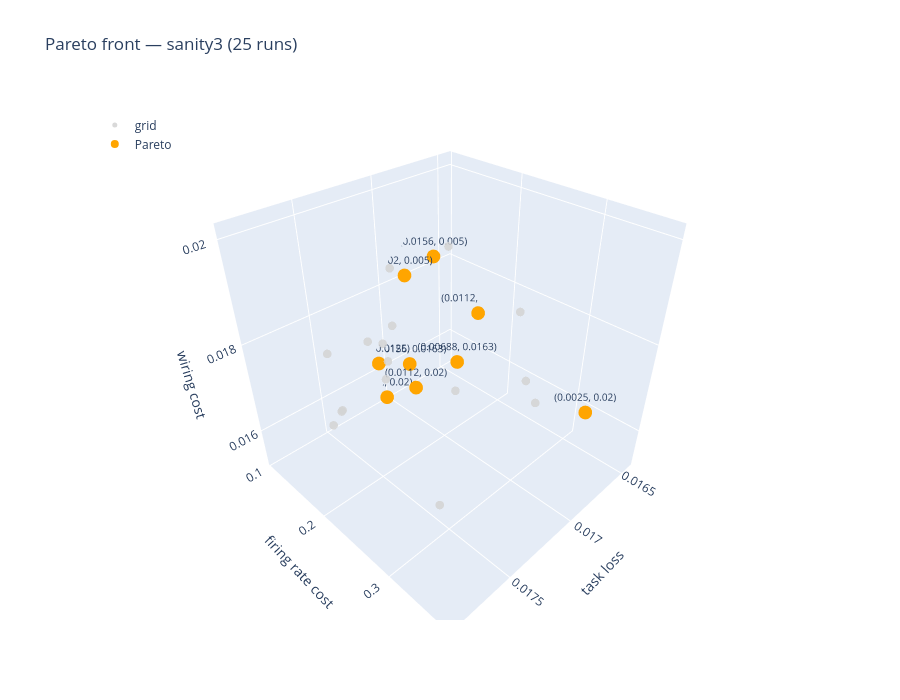

Notebook code cell kept with this figure:
### Code cell
import plotly.graph_objects as go

pareto = df["is_pareto"].astype(bool)

def hover_text(sub):
    return [
        f"λ_rate={r.lambda_rate:.4g}<br>"
        f"λ_conn={r.lambda_connectivity:.4g}<br>"
        f"task={r.task_loss:.4f}<br>"
        f"meta={r.metabolic_cost:.4f}<br>"
        f"wire={r.wiring_cost:.4f}<br>"
        f"acc={r.mean_acc:.3f}"
        for r in sub.itertuples()
    ]

grid = df.loc[~pareto]
front = df.loc[pareto]

fig = go.Figure()
fig.add_trace(
    go.Scatter3d(
        x=grid["task_loss"],
        y=grid["metabolic_cost"],
        z=grid["wiring_cost"],
        mode="markers",
        name="grid",
        marker=dict(size=5, color="lightgray", opacity=0.85),
        text=hover_text(grid),
        hoverinfo="text",
    )
)
fig.add_trace(
    go.Scatter3d(
        x=front["task_loss"],
        y=front["metabolic_cost"],
        z=front["wiring_cost"],
        mode="markers+text",
        name="Pareto",
        marker=dict(size=8, color="orange"),
        text=[f"({r.lambda_rate:.3g}, {r.lambda_connectivity:.3g})" for r in front.itertuples()],
        textposition="top center",
        textfont=dict(size=10),
        hovertext=hover_text(front),
        hoverinfo="text",
    )
)

fig.update_layout(
    title=f"Pareto front — {meta.get('task_battery', '')} ({len(df)} runs)",
    scene=dict(
        xaxis_title="task loss",
        yaxis_title="firing rate cost",
        zaxis_title="wiring cost",
        aspectmode="cube",
    ),
    width=900,
    height=700,
    legend=dict(x=0.02, y=0.98),
)
fig.show()

### Figure 1 — Plotly figure (JSON) as saved in the notebook; plotly's stock layout.template omitted (floating-point values rounded to 4 significant figures)
{"data": [{"hoverinfo": "text", "marker": {"color": "lightgray", "opacity": 0.85, "size": 5}, "mode": "markers", "name": "grid", "text": ["λ_rate=0.0025<br>λ_conn=0.005<br>task=0.0175<br>meta=0.3635<br>wire=0.0201<br>acc=0.964", "λ_rate=0.0025<br>λ_conn=0.00875<br>task=0.0174<br>meta=0.3697<br>wire=0.0191<br>acc=0.969", "λ_rate=0.0025<br>λ_conn=0.0125<br>task=0.0172<br>meta=0.3532<br>wire=0.0181<br>acc=0.964", "λ_rate=0.0025<br>λ_conn=0.01625<br>task=0.0179<br>meta=0.3590<br>wire=0.0176<br>acc=0.958", "λ_rate=0.006875<br>λ_conn=0.005<br>task=0.0170<br>meta=0.1998<br>wire=0.0194<br>acc=0.969", "λ_rate=0.006875<br>λ_conn=0.00875<br>task=0.0175<br>meta=0.2058<br>wire=0.0182<br>acc=0.958", "λ_rate=0.006875<br>λ_conn=0.0125<br>task=0.0175<br>meta=0.2108<br>wire=0.0176<br>acc=0.964", "λ_rate=0.006875<br>λ_conn=0.02<br>task=0.0170<br>meta=0.2148<br>wire=0.0164<br>acc=0.964", "λ_rate=0.01125<br>λ_conn=0.005<br>task=0.0172<br>meta=0.1541<br>wire=0.0189<br>acc=0.974", "λ_rate=0.01125<br>λ_conn=0.00875<br>task=0.0176<br>meta=0.1491<br>wire=0.0177<br>acc=0.953", "λ_rate=0.01125<br>λ_conn=0.01625<br>task=0.0176<br>meta=0.1514<br>wire=0.0163<br>acc=0.958", "λ_rate=0.01562<br>λ_conn=0.00875<br>task=0.0171<br>meta=0.1311<br>wire=0.0174<br>acc=0.969", "λ_rate=0.01562<br>λ_conn=0.0125<br>task=0.0171<br>meta=0.1257<br>wire=0.0165<br>acc=0.958", "λ_rate=0.01562<br>λ_conn=0.02<br>task=0.0175<br>meta=0.1235<br>wire=0.0156<br>acc=0.964", "λ_rate=0.02<br>λ_conn=0.00875<br>task=0.0172<br>meta=0.1101<br>wire=0.0170<br>acc=0.979", "λ_rate=0.02<br>λ_conn=0.01625<br>task=0.0174<br>meta=0.1200<br>wire=0.0158<br>acc=0.958"], "type": "scatter3d", "x": [0.01747, 0.01745, 0.01724, 0.01787, 0.01696, 0.01746, 0.01747, 0.01699, 0.01716, 0.01759, 0.01756, 0.01706, 0.01709, 0.01753, 0.01717, 0.01744], "y": [0.3635, 0.3697, 0.3532, 0.359, 0.1998, 0.2058, 0.2108, 0.2148, 0.1541, 0.1491, 0.1514, 0.1311, 0.1257, 0.1235, 0.1101, 0.12], "z": [0.02012, 0.01905, 0.0181, 0.0176, 0.01943, 0.01824, 0.01756, 0.01643, 0.01895, 0.01774, 0.01634, 0.01739, 0.0165, 0.01562, 0.01699, 0.0158]}, {"hoverinfo": "text", "hovertext": ["λ_rate=0.0025<br>λ_conn=0.02<br>task=0.0168<br>meta=0.3515<br>wire=0.0169<br>acc=0.964", "λ_rate=0.006875<br>λ_conn=0.01625<br>task=0.0169<br>meta=0.2004<br>wire=0.0168<br>acc=0.969", "λ_rate=0.01125<br>λ_conn=0.0125<br>task=0.0164<br>meta=0.1535<br>wire=0.0170<br>acc=0.969", "λ_rate=0.01125<br>λ_conn=0.02<br>task=0.0170<br>meta=0.1521<br>wire=0.0159<br>acc=0.969", "λ_rate=0.01562<br>λ_conn=0.005<br>task=0.0167<br>meta=0.1269<br>wire=0.0185<br>acc=0.974", "λ_rate=0.01562<br>λ_conn=0.01625<br>task=0.0169<br>meta=0.1230<br>wire=0.0161<br>acc=0.974", "λ_rate=0.02<br>λ_conn=0.005<br>task=0.0169<br>meta=0.1162<br>wire=0.0182<br>acc=0.974", "λ_rate=0.02<br>λ_conn=0.0125<br>task=0.0171<br>meta=0.1060<br>wire=0.0162<br>acc=0.969", "λ_rate=0.02<br>λ_conn=0.02<br>task=0.0170<br>meta=0.1070<br>wire=0.0152<br>acc=0.979"], "marker": {"color": "orange", "size": 8}, "mode": "markers+text", "name": "Pareto", "text": ["(0.0025, 0.02)", "(0.00688, 0.0163)", "(0.0112, 0.0125)", "(0.0112, 0.02)", "(0.0156, 0.005)", "(0.0156, 0.0163)", "(0.02, 0.005)", "(0.02, 0.0125)", "(0.02, 0.02)"], "textfont": {"size": 10}, "textposition": "top center", "type": "scatter3d", "x": [0.01677, 0.0169, 0.01644, 0.017, 0.0167, 0.0169, 0.01688, 0.01708, 0.01704], "y": [0.3515, 0.2004, 0.1535, 0.1521, 0.1269, 0.123, 0.1162, 0.106, 0.107], "z": [0.01694, 0.01685, 0.01696, 0.01589, 0.01847, 0.01609, 0.0182, 0.01625, 0.01525]}], "layout": {"height": 700, "legend": {"x": 0.02, "y": 0.98}, "scene": {"aspectmode": "cube", "xaxis": {"title": {"text": "task loss"}}, "yaxis": {"title": {"text": "firing rate cost"}}, "zaxis": {"title": {"text": "wiring cost"}}}, "title": {"text": "Pareto front — sanity3 (25 runs)"}, "width": 900}}
